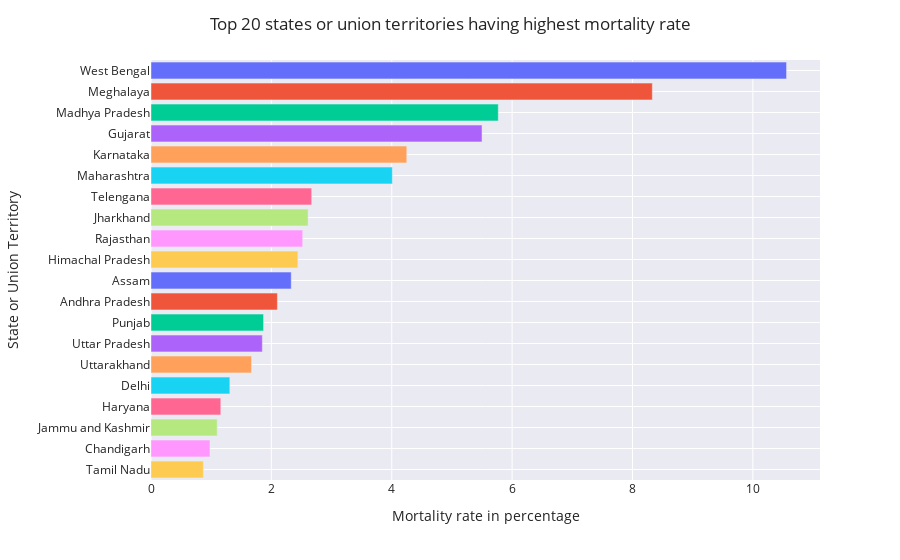

Source (notebook cell):
### Markdown cell above
### Top 20 states or union territories having highest mortality rate

### Code cell
fig = px.bar(mortality.head(20) , x='death_percentage', y='state_or_ut', orientation='h', 
             color='state_or_ut', color_discrete_sequence=px.colors.qualitative.Plotly)
fig.update_layout(title='Top 20 states or union territories having highest mortality rate',
                   xaxis_title='Mortality rate in percentage',
                   yaxis_title='State or Union Territory', showlegend=False)
fig.show()

### Figure 1 — Plotly figure (JSON) as saved in the notebook; plotly's stock layout.template omitted (floating-point values rounded to 4 significant figures)
{"data": [{"alignmentgroup": "True", "hovertemplate": "state_or_ut=%{y}<br>death_percentage=%{x}<extra></extra>", "legendgroup": "West Bengal", "marker": {"color": "#636EFA"}, "name": "West Bengal", "offsetgroup": "West Bengal", "orientation": "h", "showlegend": true, "textposition": "auto", "type": "bar", "x": [10.56], "xaxis": "x", "y": ["West Bengal"], "yaxis": "y"}, {"alignmentgroup": "True", "hovertemplate": "state_or_ut=%{y}<br>death_percentage=%{x}<extra></extra>", "legendgroup": "Meghalaya", "marker": {"color": "#EF553B"}, "name": "Meghalaya", "offsetgroup": "Meghalaya", "orientation": "h", "showlegend": true, "textposition": "auto", "type": "bar", "x": [8.33], "xaxis": "x", "y": ["Meghalaya"], "yaxis": "y"}, {"alignmentgroup": "True", "hovertemplate": "state_or_ut=%{y}<br>death_percentage=%{x}<extra></extra>", "legendgroup": "Madhya Pradesh", "marker": {"color": "#00CC96"}, "name": "Madhya Pradesh", "offsetgroup": "Madhya Pradesh", "orientation": "h", "showlegend": true, "textposition": "auto", "type": "bar", "x": [5.77], "xaxis": "x", "y": ["Madhya Pradesh"], "yaxis": "y"}, {"alignmentgroup": "True", "hovertemplate": "state_or_ut=%{y}<br>death_percentage=%{x}<extra></extra>", "legendgroup": "Gujarat", "marker": {"color": "#AB63FA"}, "name": "Gujarat", "offsetgroup": "Gujarat", "orientation": "h", "showlegend": true, "textposition": "auto", "type": "bar", "x": [5.5], "xaxis": "x", "y": ["Gujarat"], "yaxis": "y"}, {"alignmentgroup": "True", "hovertemplate": "state_or_ut=%{y}<br>death_percentage=%{x}<extra></extra>", "legendgroup": "Karnataka", "marker": {"color": "#FFA15A"}, "name": "Karnataka", "offsetgroup": "Karnataka", "orientation": "h", "showlegend": true, "textposition": "auto", "type": "bar", "x": [4.25], "xaxis": "x", "y": ["Karnataka"], "yaxis": "y"}, {"alignmentgroup": "True", "hovertemplate": "state_or_ut=%{y}<br>death_percentage=%{x}<extra></extra>", "legendgroup": "Maharashtra", "marker": {"color": "#19D3F3"}, "name": "Maharashtra", "offsetgroup": "Maharashtra", "orientation": "h", "showlegend": true, "textposition": "auto", "type": "bar", "x": [4.01], "xaxis": "x", "y": ["Maharashtra"], "yaxis": "y"}, {"alignmentgroup": "True", "hovertemplate": "state_or_ut=%{y}<br>death_percentage=%{x}<extra></extra>", "legendgroup": "Telengana", "marker": {"color": "#FF6692"}, "name": "Telengana", "offsetgroup": "Telengana", "orientation": "h", "showlegend": true, "textposition": "auto", "type": "bar", "x": [2.67], "xaxis": "x", "y": ["Telengana"], "yaxis": "y"}, {"alignmentgroup": "True", "hovertemplate": "state_or_ut=%{y}<br>death_percentage=%{x}<extra></extra>", "legendgroup": "Jharkhand", "marker": {"color": "#B6E880"}, "name": "Jharkhand", "offsetgroup": "Jharkhand", "orientation": "h", "showlegend": true, "textposition": "auto", "type": "bar", "x": [2.61], "xaxis": "x", "y": ["Jharkhand"], "yaxis": "y"}, {"alignmentgroup": "True", "hovertemplate": "state_or_ut=%{y}<br>death_percentage=%{x}<extra></extra>", "legendgroup": "Rajasthan", "marker": {"color": "#FF97FF"}, "name": "Rajasthan", "offsetgroup": "Rajasthan", "orientation": "h", "showlegend": true, "textposition": "auto", "type": "bar", "x": [2.52], "xaxis": "x", "y": ["Rajasthan"], "yaxis": "y"}, {"alignmentgroup": "True", "hovertemplate": "state_or_ut=%{y}<br>death_percentage=%{x}<extra></extra>", "legendgroup": "Himachal Pradesh", "marker": {"color": "#FECB52"}, "name": "Himachal Pradesh", "offsetgroup": "Himachal Pradesh", "orientation": "h", "showlegend": true, "textposition": "auto", "type": "bar", "x": [2.44], "xaxis": "x", "y": ["Himachal Pradesh"], "yaxis": "y"}, {"alignmentgroup": "True", "hovertemplate": "state_or_ut=%{y}<br>death_percentage=%{x}<extra></extra>", "legendgroup": "Assam", "marker": {"color": "#636EFA"}, "name": "Assam", "offsetgroup": "Assam", "orientation": "h", "showlegend": true, "textposition": "auto", "type": "bar", "x": [2.33], "xaxis": "x", "y": ["Assam"], "yaxis": "y"}, {"alignmentgroup": "True", "hovertemplate": "state_or_ut=%{y}<br>death_percentage=%{x}<extra></extra>", "legendgroup": "Andhra Pradesh", "marker": {"color": "#EF553B"}, "name": "Andhra Pradesh", "offsetgroup": "Andhra Pradesh", "orientation": "h", "showlegend": true, "textposition": "auto", "type": "bar", "x": [2.1], "xaxis": "x", "y": ["Andhra Pradesh"], "yaxis": "y"}, {"alignmentgroup": "True", "hovertemplate": "state_or_ut=%{y}<br>death_percentage=%{x}<extra></extra>", "legendgroup": "Punjab", "marker": {"color": "#00CC96"}, "name": "Punjab", "offsetgroup": "Punjab", "orientation": "h", "showlegend": true, "textposition": "auto", "type": "bar", "x": [1.87], "xaxis": "x", "y": ["Punjab"], "yaxis": "y"}, {"alignmentgroup": "True", "hovertemplate": "state_or_ut=%{y}<br>death_percentage=%{x}<extra></extra>", "legendgroup": "Uttar Pradesh", "marker": {"color": "#AB63FA"}, "name": "Uttar Pradesh", "offsetgroup": "Uttar Pradesh", "orientation": "h", "showlegend": true, "textposition": "auto", "type": "bar", "x": [1.85], "xaxis": "x", "y": ["Uttar Pradesh"], "yaxis": "y"}, {"alignmentgroup": "True", "hovertemplate": "state_or_ut=%{y}<br>death_percentage=%{x}<extra></extra>", "legendgroup": "Uttarakhand", "marker": {"color": "#FFA15A"}, "name": "Uttarakhand", "offsetgroup": "Uttarakhand", "orientation": "h", "showlegend": true, "textposition": "auto", "type": "bar", "x": [1.67], "xaxis": "x", "y": ["Uttarakhand"], "yaxis": "y"}, {"alignmentgroup": "True", "hovertemplate": "state_or_ut=%{y}<br>death_percentage=%{x}<extra></extra>", "legendgroup": "Delhi", "marker": {"color": "#19D3F3"}, "name": "Delhi", "offsetgroup": "Delhi", "orientation": "h", "showlegend": true, "textposition": "auto", "type": "bar", "x": [1.31], "xaxis": "x", "y": ["Delhi"], "yaxis": "y"}, {"alignmentgroup": "True", "hovertemplate": "state_or_ut=%{y}<br>death_percentage=%{x}<extra></extra>", "legendgroup": "Haryana", "marker": {"color": "#FF6692"}, "name": "Haryana", "offsetgroup": "Haryana", "orientation": "h", "showlegend": true, "textposition": "auto", "type": "bar", "x": [1.16], "xaxis": "x", "y": ["Haryana"], "yaxis": "y"}, {"alignmentgroup": "True", "hovertemplate": "state_or_ut=%{y}<br>death_percentage=%{x}<extra></extra>", "legendgroup": "Jammu and Kashmir", "marker": {"color": "#B6E880"}, "name": "Jammu and Kashmir", "offsetgroup": "Jammu and Kashmir", "orientation": "h", "showlegend": true, "textposition": "auto", "type": "bar", "x": [1.1], "xaxis": "x", "y": ["Jammu and Kashmir"], "yaxis": "y"}, {"alignmentgroup": "True", "hovertemplate": "state_or_ut=%{y}<br>death_percentage=%{x}<extra></extra>", "legendgroup": "Chandigarh", "marker": {"color": "#FF97FF"}, "name": "Chandigarh", "offsetgroup": "Chandigarh", "orientation": "h", "showlegend": true, "textposition": "auto", "type": "bar", "x": [0.98], "xaxis": "x", "y": ["Chandigarh"], "yaxis": "y"}, {"alignmentgroup": "True", "hovertemplate": "state_or_ut=%{y}<br>death_percentage=%{x}<extra></extra>", "legendgroup": "Tamil Nadu", "marker": {"color": "#FECB52"}, "name": "Tamil Nadu", "offsetgroup": "Tamil Nadu", "orientation": "h", "showlegend": true, "textposition": "auto", "type": "bar", "x": [0.87], "xaxis": "x", "y": ["Tamil Nadu"], "yaxis": "y"}], "layout": {"barmode": "relative", "legend": {"title": {"text": "state_or_ut"}, "tracegroupgap": 0}, "margin": {"t": 60}, "showlegend": false, "title": {"text": "Top 20 states or union territories having highest mortality rate"}, "xaxis": {"anchor": "y", "domain": [0, 1], "title": {"text": "Mortality rate in percentage"}}, "yaxis": {"anchor": "x", "categoryarray": ["Tamil Nadu", "Chandigarh", "Jammu and Kashmir", "Haryana", "Delhi", "Uttarakhand", "Uttar Pradesh", "Punjab", "Andhra Pradesh", "Assam", "Himachal Pradesh", "Rajasthan", "Jharkhand", "Telengana", "Maharashtra", "Karnataka", "Gujarat", "Madhya Pradesh", "Meghalaya", "West Bengal"], "categoryorder": "array", "domain": [0, 1], "title": {"text": "State or Union Territory"}}}}
